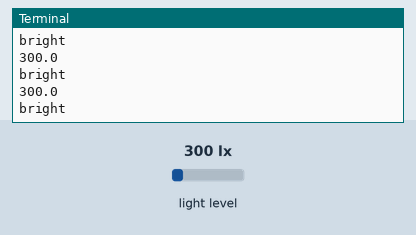
Recording of a program running on a simulated Raspberry Pi (BCM pin numbers). On the bench: the last lines printed to the terminal. The inputs (shaded band) are chosen by the test bench; at power-on: light level 300 lx.

Above: at 1.2 s.
1.3 s: light level set to 40 lx
At 1.9 s:
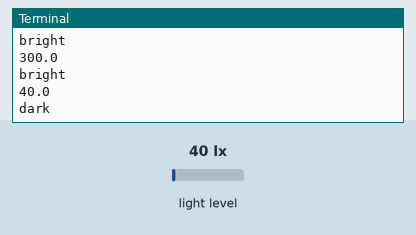
3.5 s: light level set to 1000 lx
At 3.9 s:
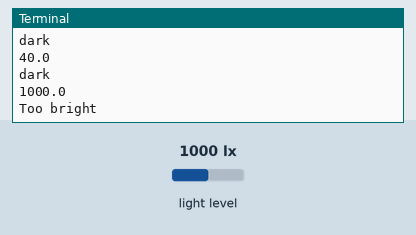
5.5 s: light level set to 0 lx
At 6.0 s:
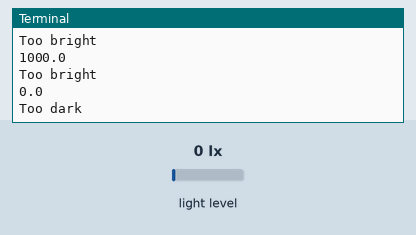
7.5 s: light level set to 120 lx
At 8.0 s:
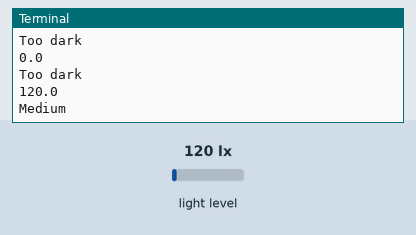
Timing chart, 0 to 10.5 s (numbered marks = the images above; inputs shaded):
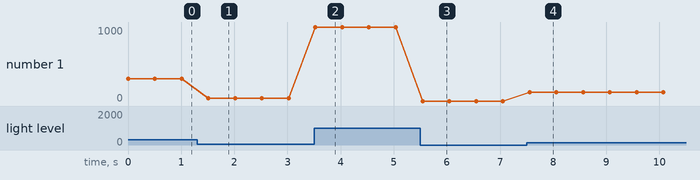

The program:

i2c.py
```python
import smbus
import time

DEVICE = 0x23 # I2C address of sensor
bus = smbus.SMBus(1)

def convertToNumber(data):
  # Simple function to convert 2 bytes of data
  # into a decimal number. Optional parameter 'decimals'
  # will round to specified number of decimal places.
  result=(data[1] + (256 * data[0])) / 1.2
  return (result)

def readLight(addr=DEVICE):
  # Read data from I2C interface
  data = bus.read_i2c_block_data(addr,DEVICE)
  return convertToNumber(data)

try:
    while 1:
        lightLevel=readLight()
        print(lightLevel)
        if(lightLevel > 500):
            print("Too bright")
        elif(lightLevel > 200 and lightLevel <= 500):
            print("bright")
        elif(lightLevel > 100 and lightLevel <= 200):
            print("Medium")
        elif(lightLevel > 20 and lightLevel <= 100):
            print("dark")
        elif(lightLevel <= 20):
            print("Too dark")
        time.sleep(0.5)
except KeyboardInterrupt:
    print("Stopped")
```

Measured:
- after the input at 1.3 s, the terminal: prints a new line after 0.21 s (image 1)
- after the input at 3.5 s, the terminal: prints a new line at once (image 2)
- after the input at 5.5 s, the terminal: prints a new line at once (image 3)
- after the input at 7.5 s, the terminal: prints a new line after 0.06 s (image 4)
- plotted number 1: 300 → 40 after the input at 1.3 s, 40 → 1000 after the input at 3.5 s, 1000 → 0 after the input at 5.5 s, 0 → 120 after the input at 7.5 s
